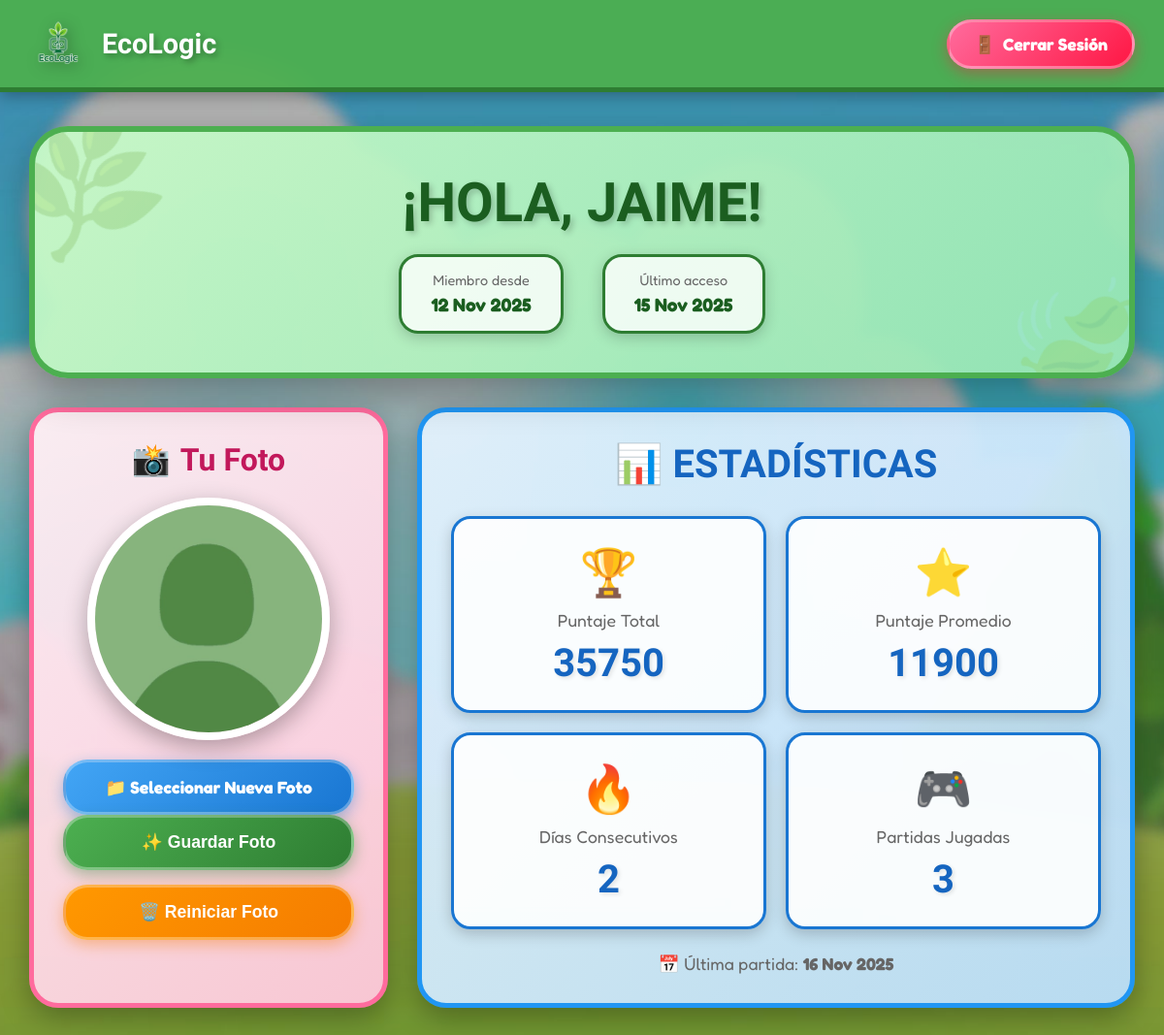
/accounts/ (signed in), run on the app's committed database.
### accounts/models.py (models this page shows, shortened)
class Profile(models.Model):
    user = models.OneToOneField(User, on_delete=models.CASCADE)
    image = models.ImageField(upload_to=nombre_imagen_personalizado, null=True, blank=True)
    thumbnail = models.ImageField(upload_to=nombre_imagen_personalizado, null=True, blank=True)

class UserStats(models.Model):
    user = models.OneToOneField(User, on_delete=models.CASCADE, related_name='stats')
    total_score = models.IntegerField(default=0)
    games_played = models.IntegerField(default=0)
    consecutive_days = models.IntegerField(default=0)
    avg_score = models.IntegerField(default=0)
    last_play_date = models.DateField(null=True, blank=True)

### accounts/views.py (the view, shortened to what this page needs)
# urls.py: path('', views.profile_view, name='profile'),
def profile_view(request):
    usuario = request.user
    estadisticas = UserStats.objects.get(user=usuario)
    perfil, _ = Profile.objects.get_or_create(user=usuario)
    if request.method == 'POST':
        if 'borrar_imagen' in request.POST:
            print("🔔 Botón Reiniciar Foto presionado")
            if perfil.image:
                try:
                    ruta_imagen = perfil.image.path
                    if os.path.isfile(ruta_imagen):
                        os.remove(ruta_imagen)
                        print(f"✅ Imagen borrada: {ruta_imagen}")
                except Exception as e:
                    print(f"❌ Error borrando imagen: {e}")
            if perfil.thumbnail:
                try:
                    ruta_mini = perfil.thumbnail.path
                    if os.path.isfile(ruta_mini):
                        os.remove(ruta_mini)
                        print(f"✅ Miniatura borrada: {ruta_mini}")
                except Exception as e:
                    print(f"❌ Error borrando miniatura: {e}")
            perfil.image = None
            perfil.thumbnail = None
            perfil.save()
            messages.success(request, "Imagen de perfil eliminada correctamente.")
            return redirect('profile')
        form = ImagenPerfilForm(request.POST, request.FILES, instance=perfil)
        if form.is_valid():
            form.save()
            messages.success(request, "Imagen de perfil actualizada correctamente.")
            return redirect('profile')
        else:
            messages.error(request, "Error al subir la imagen.")
    else:
        form = ImagenPerfilForm(instance=perfil)
    return render(request, "profile.html", {
        "usuario": usuario,
        "estadisticas": estadisticas,
        "perfil": perfil,
        "form": form,
        "now": timezone.now().timestamp()
    })

### accounts/templates/profile.html (shortened to what this page needs)
{% load static %}
<!DOCTYPE html>
<html lang="es">
<head>
</head>
<body>
    {% if not user.is_authenticated %}
        <div class="header">
            <a href="{% url 'home' %}" class="logo-header">
                <img src="{% static 'icons/logo_ecologic.png' %}" alt="EcoLogic">
                <h1>EcoLogic</h1>
            </a>
        </div>
        <div class="auth-container">
            <h1 class="auth-title">🔒 Acceso Requerido</h1>
            <p style="font-size: 1.2em; margin-bottom: 30px; color: #666;">
                Inicia sesión o regístrate para ver tu perfil
            </p>
            <ul class="auth-links">
                <li><a href="{% url 'login' %}" class="auth-link">🔑 Iniciar Sesión</a></li>
                <li><a href="{% url 'register' %}" class="auth-link">✨ Registrarse</a></li>
            </ul>
        </div>
    {% else %}
        <div class="header">
            <a href="{% url 'home' %}" class="logo-header">
                <img src="{% static 'icons/logo_ecologic.png' %}" alt="EcoLogic">
                <h1>EcoLogic</h1>
            </a>
            <a href="{% url 'logout' %}" class="logout-btn">
                <span>🚪</span>
                <span>Cerrar Sesión</span>
            </a>
        </div>
        <div class="container">
            <div class="welcome-card">
                <h1 class="welcome-title">¡HOLA, {{ usuario.username|upper }}!</h1>
                <div class="user-info">
                    <div class="info-item">
                        <div class="info-label">Miembro desde</div>
                        <div class="info-value">{{ usuario.date_joined|date:"d M Y" }}</div>
                    </div>
                    <div class="info-item">
                        <div class="info-label">Último acceso</div>
                        <div class="info-value">{{ usuario.last_login|date:"d M Y" }}</div>
                    </div>
                </div>
            </div>
            <div class="profile-section">
                <div class="photo-card">
                    <h2 class="photo-title">
                        <span>📸</span>
                        <span>Tu Foto</span>
                    </h2>
                    <div class="profile-image-container">
                        {% if perfil.image %}
                            <img src="{{ perfil.image.url }}?v={{ now }}" alt="Foto de {{ usuario.username }}" class="profile-image">
                        {% else %}
                            <img src="static/icons/default_user.jpeg" alt="Usuario sin foto" class="profile-image">
                        {% endif %}
                    </div>
                    <div class="button-container">
                        <form method="POST" enctype="multipart/form-data" id="uploadForm">
                            <label for="id_image" class="file-label">
                                📁 Seleccionar Nueva Foto
                            </label>
                            <button type="submit" class="upload-btn">✨ Guardar Foto</button>
                        </form>
                        {% if perfil.image %}
                        <form method="POST">
                            <button type="submit" name="borrar_imagen" class="delete-btn"
                                    onclick="return confirm('¿Estás seguro de que quieres eliminar tu foto de perfil?');">
                                🗑️ Reiniciar Foto
                            </button>
                        </form>
                        {% endif %}
                    </div>
                </div>
                <div class="stats-card">
                    <h2 class="stats-title">
                        <span>📊</span>
                        <span>ESTADÍSTICAS</span>
                    </h2>
                    <div class="stats-grid">
                        <div class="stat-box">
                            <div class="stat-icon">🏆</div>
                            <div class="stat-label">Puntaje Total</div>
                            <div class="stat-value">{{ estadisticas.total_score }}</div>
                        </div>
                        <div class="stat-box">
                            <div class="stat-icon">⭐</div>
                            <div class="stat-label">Puntaje Promedio</div>
                            <div class="stat-value">{{ estadisticas.avg_score }}</div>
                        </div>
                        <div class="stat-box">
                            <div class="stat-icon">🔥</div>
                            <div class="stat-label">Días Consecutivos</div>
                            <div class="stat-value">{{ estadisticas.consecutive_days }}</div>
                        </div>
                        <div class="stat-box">
                            <div class="stat-icon">🎮</div>
                            <div class="stat-label">Partidas Jugadas</div>
                            <div class="stat-value">{{ estadisticas.games_played }}</div>
                        </div>
                    </div>
                    {% if estadisticas.last_play_date %}
                    <p style="text-align: center; margin-top: 25px; font-size: 1.1em; color: #666;">
                        📅 Última partida: <strong>{{ estadisticas.last_play_date|date:"d M Y" }}</strong>
                    </p>
                    {% endif %}
                </div>
            </div>
        </div>
    {% endif %}
</body>
</html>

### data on the page
Profile: image (picture)
UserStats: total_score "35750", avg_score "11900", consecutive_days "2", games_played "3", last_play_date "16 Nov 2025"

### other printed values
{{ usuario.username|upper }} "JAIME"
{{ usuario.date_joined|date:"d M Y" }} "12 Nov 2025"
{{ usuario.last_login|date:"d M Y" }} "15 Nov 2025"
